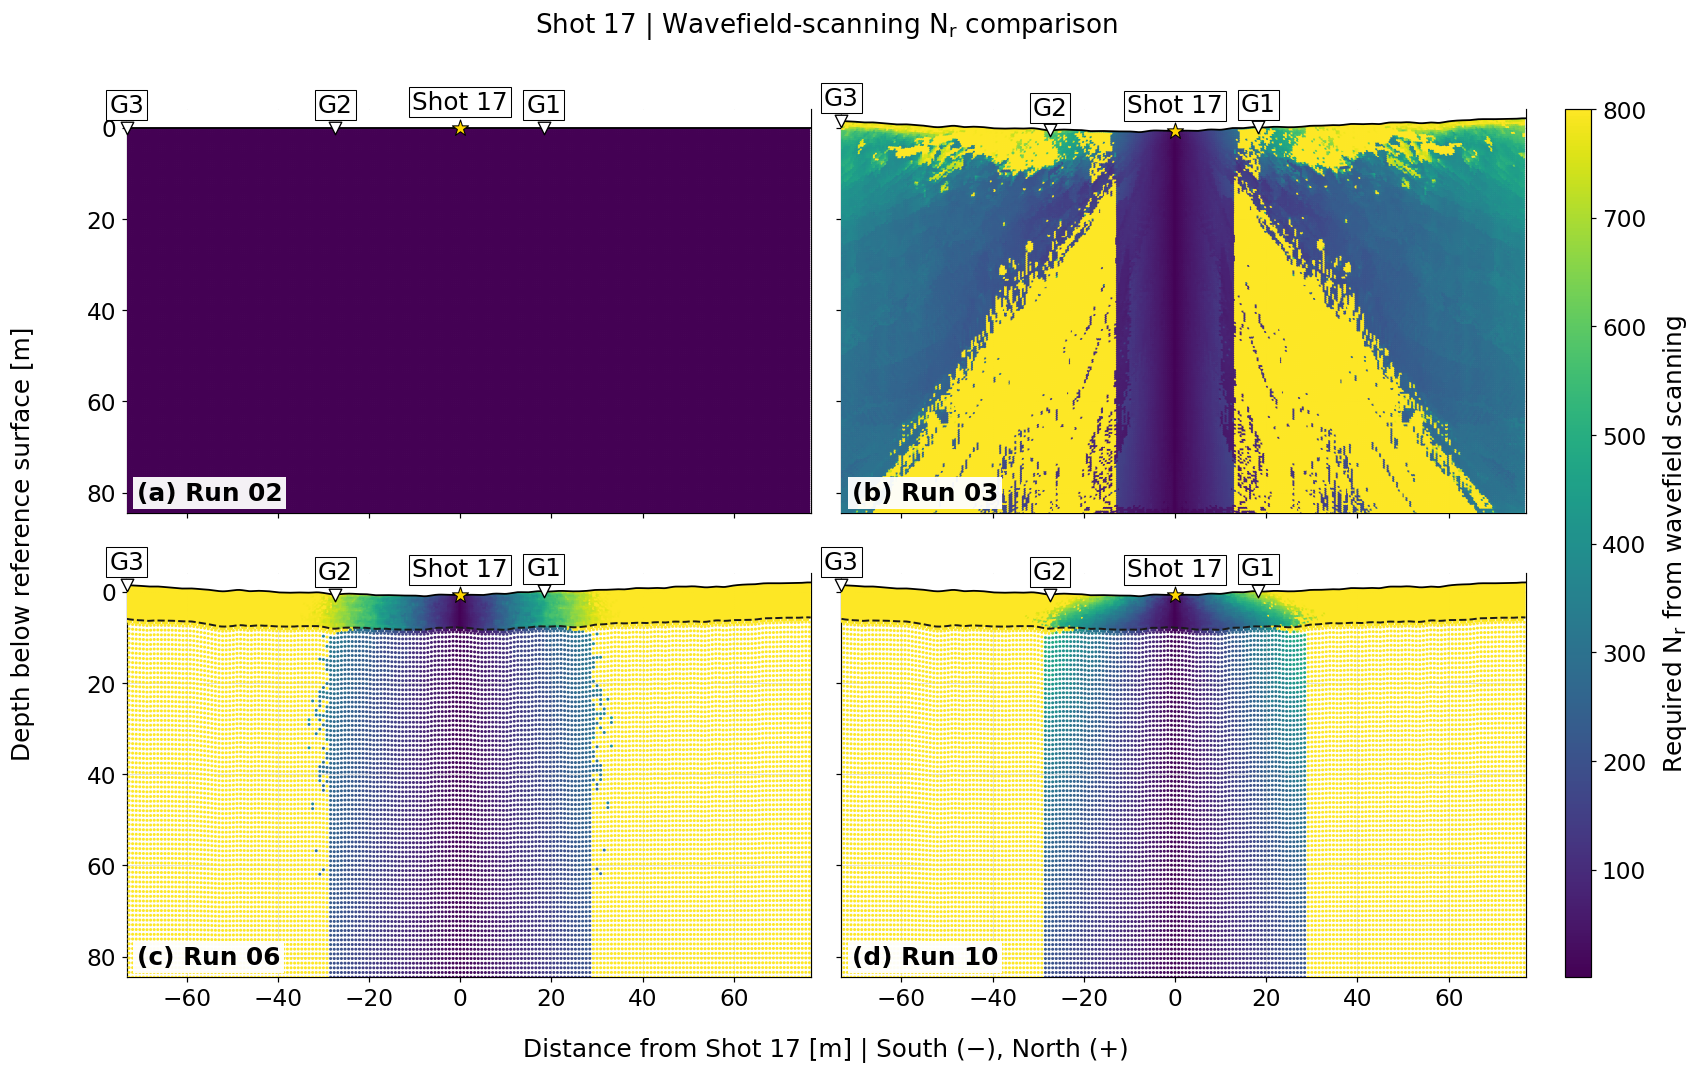

Recreate this plot in Python.
"""Figure 8: required number of Fourier modes N_r from wavefield scanning, for shot 17 in Runs 02, 03, 06 and 10."""

from pathlib import Path

import matplotlib.pyplot as plt
import numpy as np
import yaml
from netCDF4 import Dataset
from scipy.interpolate import RegularGridInterpolator

RUNS_DIR = "path/to/runs"   # AxiSEM3D run folders A14_Run<NN>_* (input/ and output/scanning_output_Nr.nc)

RUNS = ["02", "03", "06", "10"]
SOUTH, NORTH = 73.152, 76.848   # model extent south and north of the shot [m]
SOURCE_DEPTH = 0.0   # [m]


def weight(depth, low, mid, high):
    """1 at the undulating surface, falling linearly to 0 at the ends of its depth range."""
    return np.clip(np.minimum((depth - low) / (mid - low), (high - depth) / (high - mid)), 0, 1)


def deform(depth, x, y, layers):
    """Map reference depths to depths in the model with topography and rough interfaces."""
    depth = np.broadcast_to(np.asarray(depth, dtype=float), np.shape(x))
    result = depth.copy()
    for grid, low, mid, high in layers:
        result -= weight(depth, low, mid, high) * grid(np.column_stack([x, y]))
    return result


def read_run(run):
    folder = next(Path(RUNS_DIR).glob(f"A14_Run{run}_*"))
    config = yaml.safe_load((folder / "input/inparam.model.yaml").read_text())

    with Dataset(folder / "input" / config["model1D"]["exodus_mesh"]) as ds:
        mesh_top, mesh_bottom = ds["coordy"][:].max(), ds["coordy"][:].min()
    with Dataset(folder / "output/scanning_output_Nr.nc") as ds:
        s, z = ds["pointwise_sz"][:].data.T   # cylindrical radius and height [m]
        nr = ds["pointwise_Nr"][:].data
        nr_start = ds["starting_Nr_for_scanning"][:].data

    # undulating surfaces (topography, rough interface): (interpolator, top of range, own depth, bottom)
    layers = []
    for item in config["list_of_3D_models"]:
        model = next(iter(item.values()))
        if model["activated"] and model["class_name"] == "StructuredGridG3D":
            with Dataset(folder / "input" / model["nc_data_file"]) as ds:
                grid = RegularGridInterpolator(
                    (ds["x"][:].astype(float), ds["y"][:].astype(float)),
                    ds[model["undulation_data"]["nc_var"]][:].astype(float) * model["undulation_data"]["factor"])
            low, high = model["undulation_range"]["min_max"]
            layers.append((grid, low, model["undulation_range"]["interface"], high))

    stations = {}
    for line in (folder / "input/shot_17.txt").read_text().splitlines():
        f = line.split("#", 1)[0].split()
        if f and f[0] in ("G1", "G2", "G3"):   # name, network, distance, angle, -, depth
            stations[f[0]] = (float(f[2]), float(f[3]), float(f[5]))

    return float(mesh_top), float(mesh_bottom), s, z, nr, nr_start, layers, stations


x = np.linspace(-SOUTH, NORTH, 1000)   # profile through the shot
y = np.zeros_like(x)
results = {}
for run in RUNS:
    mesh_top, mesh_bottom, s, z, nr, nr_start, layers, stations = read_run(run)
    depth = mesh_top - z
    mesh_depth = mesh_top - mesh_bottom

    # unfold the axisymmetric section into a south (-) and north (+) profile
    south = (s > 1e-10) & (s <= SOUTH + 1e-8)
    north = s <= NORTH + 1e-8
    px = np.concatenate([-s[south], s[north]])
    pz = deform(np.concatenate([depth[south], depth[north]]), px, np.zeros_like(px), layers)
    pnr = np.concatenate([nr[south], nr[north]])
    active = pnr > 1

    distance, angle, station_depth = np.array([stations[g] for g in ("G1", "G2", "G3")]).T
    station_x, station_y = distance * np.cos(angle), distance * np.sin(angle)
    surface = deform(0.0, x, y, layers)
    results[run] = dict(
        x=px[active], depth=pz[active], nr=pnr[active], surface=surface,
        boundaries=[deform(mid, x, y, layers) for _, _, mid, _ in layers if mid > 0],
        station_x=station_x, stations=deform(station_depth, station_x, station_y, layers),
        source=deform(SOURCE_DEPTH, [0.0], [0.0], layers)[0],
        top=surface.min() - 2.0,
        bottom=max(mesh_depth, deform(mesh_depth, x, y, layers).max()),
        nr_max=nr_start.max(),
    )

top = min(r["top"] for r in results.values())
bottom = max(r["bottom"] for r in results.values())
nr_max = max(r["nr_max"] for r in results.values())
box = dict(boxstyle="square,pad=0.12", fc="white", ec="black", lw=0.7)

FS = 16.5
plt.rcParams.update({"font.size": FS, "xtick.labelsize": FS - 1, "ytick.labelsize": FS - 1})
fig, axes = plt.subplots(2, 2, figsize=(16.5, 10.5), sharex=True, sharey=True)
fig.subplots_adjust(left=0.09, right=0.875, bottom=0.11, top=0.90, wspace=0.045, hspace=0.075)

for letter, ax, (run, r) in zip("abcd", axes.flat, results.items()):
    points = ax.scatter(r["x"], r["depth"], c=r["nr"], s=4, edgecolors="none", cmap="viridis",
                        vmin=1, vmax=nr_max, zorder=5, rasterized=True)

    # free surface (white above it), layer boundary, source and geophones
    ax.fill_between(x, top, r["surface"], fc="white", ec="none", zorder=20)
    ax.plot(x, r["surface"], color="black", lw=1.2, zorder=21)
    for boundary in r["boundaries"]:
        ax.plot(x, boundary, color="0.10", ls="--", lw=1.3, zorder=22)

    ax.scatter(0, r["source"], marker="*", s=130, fc="gold", ec="black", lw=0.7, zorder=30, clip_on=False)
    ax.annotate("Shot 17", (0, r["source"]), xytext=(0, 9), textcoords="offset points",
                ha="center", va="bottom", bbox=box, zorder=31, annotation_clip=False)
    for name, sx, sz in zip(["G1", "G2", "G3"], r["station_x"], r["stations"]):
        ax.scatter(sx, sz, marker="v", s=70, fc="white", ec="black", lw=0.9, zorder=30, clip_on=False)
        ax.annotate(name, (sx, sz), xytext=(0, 7), textcoords="offset points",
                    ha="center", va="bottom", bbox=box, zorder=31, annotation_clip=False)

    ax.text(0.015, 0.02, f"({letter}) Run {run}", transform=ax.transAxes, ha="left", va="bottom",
            fontweight="bold", zorder=50,
            bbox=dict(boxstyle="square,pad=0.15", fc="white", ec="none", alpha=0.95))
    ax.set_xlim(-SOUTH, NORTH)
    ax.set_ylim(bottom, top)
    ax.set_aspect("equal")
    ax.set_axisbelow(True)
    ax.grid(color="0.88", lw=0.6)
    ax.spines["top"].set_visible(False)

# shared labels, colour bar and title
left, right = axes[0, 0].get_position().x0, axes[0, 1].get_position().x1
low, high = axes[1, 0].get_position().y0, axes[0, 0].get_position().y1
fig.supxlabel("Distance from Shot 17 [m] | South (−), North (+)", x=(left + right) / 2,
              y=low - 0.075, fontsize=FS)
fig.supylabel("Depth below reference surface [m]", x=0.025, y=(low + high) / 2, fontsize=FS)
fig.suptitle(r"Shot 17 | Wavefield-scanning $\mathrm{N_r}$ comparison", fontsize=FS + 1,
             x=(left + right) / 2, y=0.975)
cax = fig.add_axes([right + 0.022, low, 0.015, high - low])
fig.colorbar(points, cax=cax).set_label(r"Required $\mathrm{N_r}$ from wavefield scanning", labelpad=10)

fig.savefig("Figure8.png", dpi=108, bbox_inches="tight", facecolor="white")
